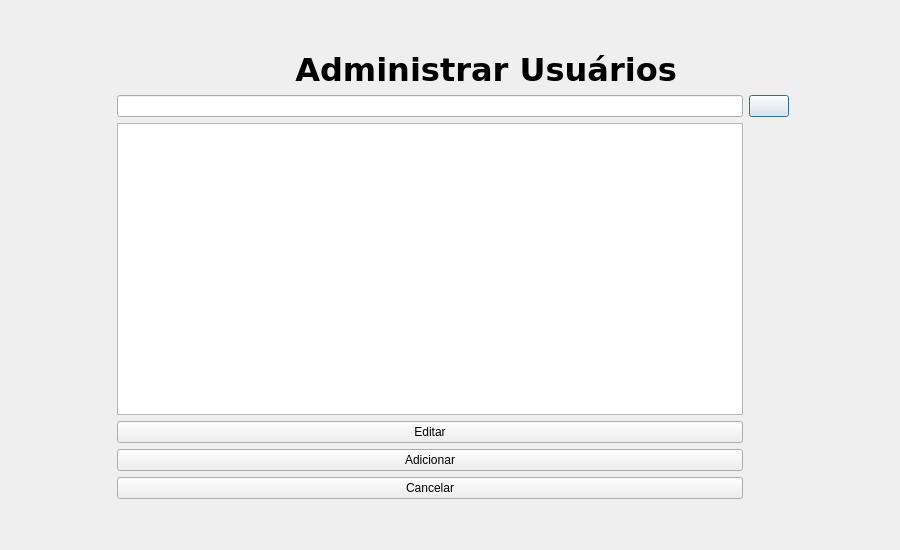
<?xml version="1.0" encoding="UTF-8"?>
<ui version="4.0">
 <class>Dialog</class>
 <widget class="QDialog" name="Dialog">
  <property name="geometry">
   <rect>
    <x>0</x>
    <y>0</y>
    <width>900</width>
    <height>550</height>
   </rect>
  </property>
  <property name="windowTitle">
   <string>Dialog</string>
  </property>
  <layout class="QGridLayout" name="gridLayout">
   <item row="4" column="0">
    <spacer name="horizontalSpacer">
     <property name="orientation">
      <enum>Qt::Horizontal</enum>
     </property>
     <property name="sizeType">
      <enum>QSizePolicy::Minimum</enum>
     </property>
     <property name="sizeHint" stdset="0">
      <size>
       <width>100</width>
       <height>20</height>
      </size>
     </property>
    </spacer>
   </item>
   <item row="2" column="2">
    <widget class="QPushButton" name="pushButton_buscar">
     <property name="text">
      <string/>
     </property>
     <property name="icon">
      <iconset>
       <normaloff>PiltoverLibrary/Icon/magnifier.png</normaloff>
       <normalon>Icon/magnifier.png</normalon>PiltoverLibrary/Icon/magnifier.png</iconset>
     </property>
    </widget>
   </item>
   <item row="0" column="1">
    <spacer name="verticalSpacer_2">
     <property name="orientation">
      <enum>Qt::Vertical</enum>
     </property>
     <property name="sizeType">
      <enum>QSizePolicy::Minimum</enum>
     </property>
     <property name="sizeHint" stdset="0">
      <size>
       <width>20</width>
       <height>40</height>
      </size>
     </property>
    </spacer>
   </item>
   <item row="6" column="1">
    <widget class="QPushButton" name="pushButton_adicionar">
     <property name="text">
      <string>Adicionar</string>
     </property>
     <property name="icon">
      <iconset>
       <normalon>Icon/addition-sign.png</normalon>
      </iconset>
     </property>
    </widget>
   </item>
   <item row="4" column="3">
    <spacer name="horizontalSpacer_2">
     <property name="orientation">
      <enum>Qt::Horizontal</enum>
     </property>
     <property name="sizeType">
      <enum>QSizePolicy::Minimum</enum>
     </property>
     <property name="sizeHint" stdset="0">
      <size>
       <width>100</width>
       <height>20</height>
      </size>
     </property>
    </spacer>
   </item>
   <item row="2" column="1">
    <widget class="QLineEdit" name="lineEdit_buscar"/>
   </item>
   <item row="8" column="1">
    <spacer name="verticalSpacer">
     <property name="orientation">
      <enum>Qt::Vertical</enum>
     </property>
     <property name="sizeType">
      <enum>QSizePolicy::Minimum</enum>
     </property>
     <property name="sizeHint" stdset="0">
      <size>
       <width>50</width>
       <height>40</height>
      </size>
     </property>
    </spacer>
   </item>
   <item row="1" column="1" colspan="2">
    <widget class="QLabel" name="label">
     <property name="font">
      <font>
       <family>DejaVu Sans</family>
       <pointsize>24</pointsize>
       <weight>75</weight>
       <bold>true</bold>
      </font>
     </property>
     <property name="text">
      <string>                Administrar Usuários</string>
     </property>
    </widget>
   </item>
   <item row="1" column="0">
    <widget class="QPushButton" name="pushButton">
     <property name="styleSheet">
      <string notr="true">QPushButton{
border: None;
}</string>
     </property>
     <property name="text">
      <string/>
     </property>
     <property name="icon">
      <iconset>
       <normaloff>PiltoverLibrary/Icon/logo.png</normaloff>
       <normalon>Icon/logo.png</normalon>PiltoverLibrary/Icon/logo.png</iconset>
     </property>
     <property name="iconSize">
      <size>
       <width>128</width>
       <height>128</height>
      </size>
     </property>
    </widget>
   </item>
   <item row="5" column="1">
    <widget class="QPushButton" name="pushButton_Editar">
     <property name="text">
      <string>Editar</string>
     </property>
     <property name="icon">
      <iconset>
       <normalon>Icon/edit-document.png</normalon>
      </iconset>
     </property>
    </widget>
   </item>
   <item row="4" column="1">
    <widget class="QTextBrowser" name="textBrowser_info"/>
   </item>
   <item row="7" column="1">
    <widget class="QPushButton" name="pushButton_cancelar">
     <property name="text">
      <string>Cancelar</string>
     </property>
     <property name="icon">
      <iconset>
       <disabledon>Icon/cancel.png</disabledon>
      </iconset>
     </property>
    </widget>
   </item>
  </layout>
 </widget>
 <resources/>
 <connections/>
</ui>
